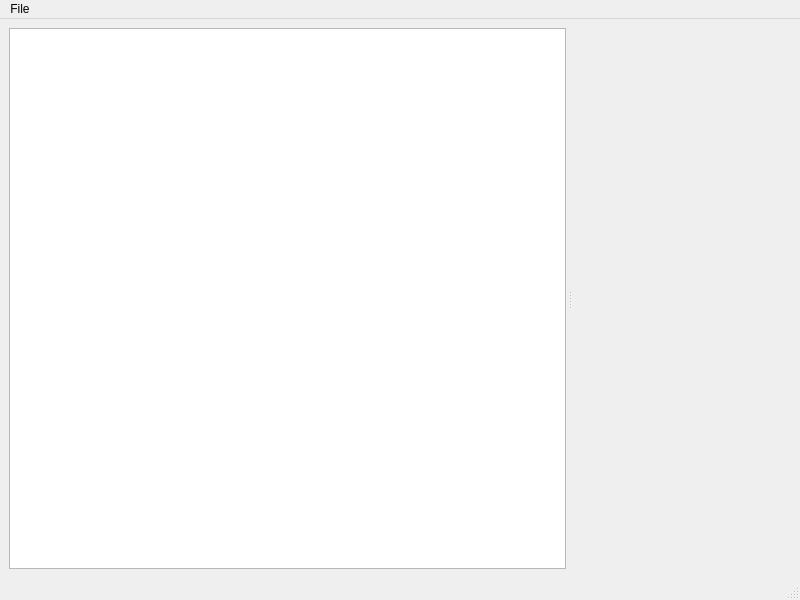
<?xml version="1.0" encoding="UTF-8"?>
<ui version="4.0">
 <class>MainWindow</class>
 <widget class="QMainWindow" name="MainWindow">
  <property name="geometry">
   <rect>
    <x>0</x>
    <y>0</y>
    <width>800</width>
    <height>600</height>
   </rect>
  </property>
  <property name="windowTitle">
   <string>MainWindow</string>
  </property>
  <widget class="QWidget" name="centralwidget">
   <layout class="QGridLayout" name="gridLayout">
    <item row="0" column="0">
     <widget class="QSplitter" name="splitter">
      <property name="lineWidth">
       <number>2</number>
      </property>
      <property name="orientation">
       <enum>Qt::Horizontal</enum>
      </property>
      <property name="opaqueResize">
       <bool>true</bool>
      </property>
      <property name="handleWidth">
       <number>8</number>
      </property>
      <property name="childrenCollapsible">
       <bool>true</bool>
      </property>
      <widget class="CheckTreeView" name="checktreeview"/>
      <widget class="QVTKWidget" name="qvtkWidget" native="true">
       <property name="sizePolicy">
        <sizepolicy hsizetype="Expanding" vsizetype="Expanding">
         <horstretch>0</horstretch>
         <verstretch>0</verstretch>
        </sizepolicy>
       </property>
      </widget>
     </widget>
    </item>
   </layout>
  </widget>
  <widget class="QMenuBar" name="menubar">
   <property name="geometry">
    <rect>
     <x>0</x>
     <y>0</y>
     <width>800</width>
     <height>20</height>
    </rect>
   </property>
   <widget class="QMenu" name="menufile">
    <property name="title">
     <string>File</string>
    </property>
    <addaction name="actionopen_pcd"/>
    <addaction name="actionopen_odom"/>
    <addaction name="actionopen_yaml"/>
   </widget>
   <addaction name="menufile"/>
  </widget>
  <widget class="QStatusBar" name="statusbar"/>
  <action name="actionopen">
   <property name="text">
    <string>open pcd</string>
   </property>
  </action>
  <action name="actionopen_odom">
   <property name="text">
    <string>open odom</string>
   </property>
  </action>
  <action name="actionopen_yaml">
   <property name="text">
    <string>open yaml</string>
   </property>
  </action>
  <action name="actionopen_pcd">
   <property name="text">
    <string>open pcd</string>
   </property>
  </action>
 </widget>
 <customwidgets>
  <customwidget>
   <class>CheckTreeView</class>
   <extends>QTreeView</extends>
   <header>CheckTreeView.h</header>
  </customwidget>
  <customwidget>
   <class>QVTKWidget</class>
   <extends>QWidget</extends>
   <header>QVTKWidget.h</header>
  </customwidget>
 </customwidgets>
 <resources/>
 <connections/>
</ui>
